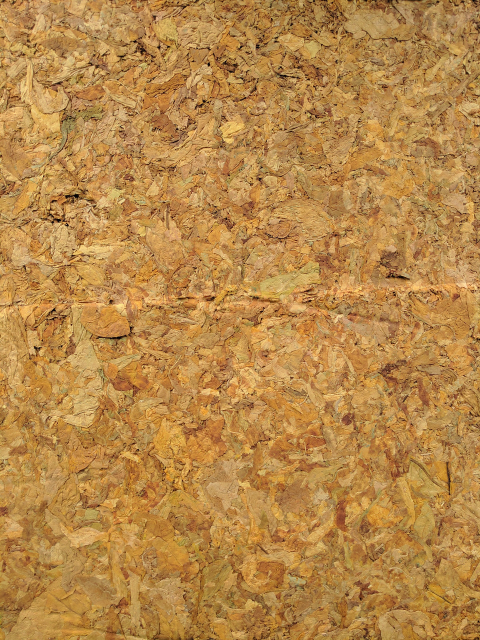
#> input picture new/dataset/10.jpeg, 960 x 1280 px (shown at 1/2 size)
$ python -i classify.py   (imports and definitions only)
#> lines starting #> are read from the running program, lines starting #| are printed output that depends on the picture
# import the necessary packages
import cv2
import numpy as np
from scipy import stats
import pickle

class Predictor:
    pickleout1 = None
    pickleout2 = None
    color_classifier = None
    ripeness_classifier = None

    def __init__(self):
        self.pickleout1 = open("ripenessclassifier.pickle","rb")
        u = pickle._Unpickler(self.pickleout1)
        u.encoding = 'latin1'
        self.ripeness_classifier = u.load()
        self.pickleout1.close()

        self.pickleout2 = open("colorclassifier.pickle","rb")
        u = pickle._Unpickler(self.pickleout2)
        u.encoding = 'latin1'
        self.color_classifier = u.load()
        self.pickleout2.close()

    # Method to calculate the ripeness features
    # [51 lines left out: functions calculate_feature_ripeness, calculate_feature_color, make_prediction, not called in this run]

>>> import cv2
>>> picture = cv2.imread('../dataset/10.jpeg', cv2.IMREAD_GRAYSCALE)
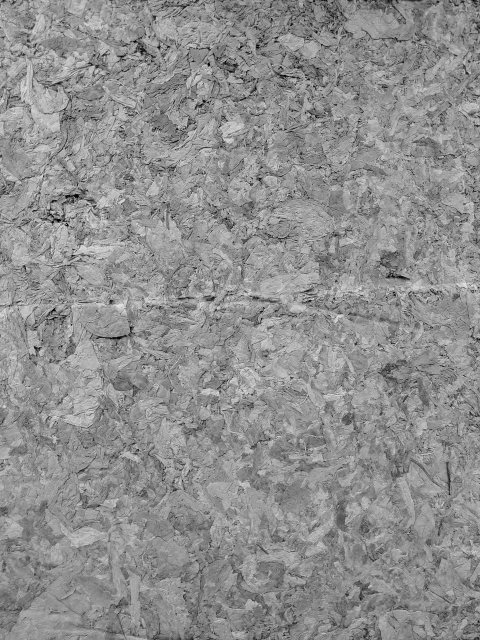
#> picture: shape (1280, 960) (shown at 1/2 size); min 0, max 244, mean 143.4
#> (the run stopped early here; a loop or call above may not have finished)

$ run again, on new/dataset/6.jpeg
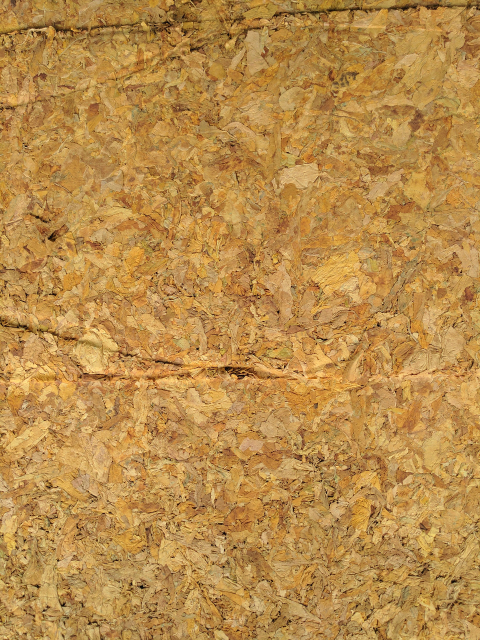
#> input picture new/dataset/6.jpeg, 960 x 1280 px (shown at 1/2 size)
#> `picture = cv2.imread('../dataset/10.jpeg', cv2.IMREAD_GRAYSCALE)`:
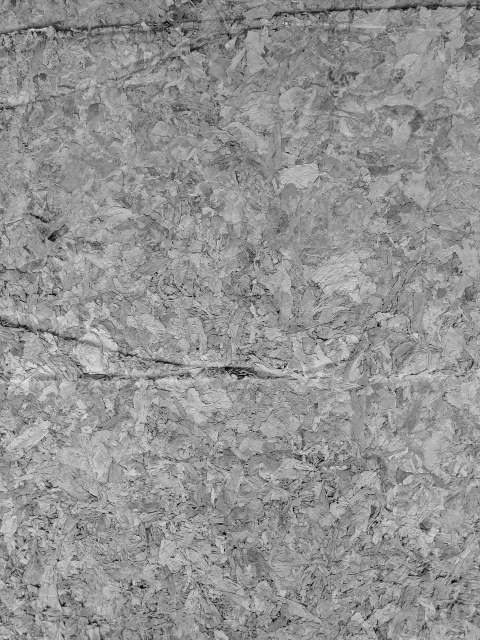
#> picture: shape (1280, 960) (shown at 1/2 size); min 0, max 252, mean 146.8

$ run again, on new/dataset/7.jpeg
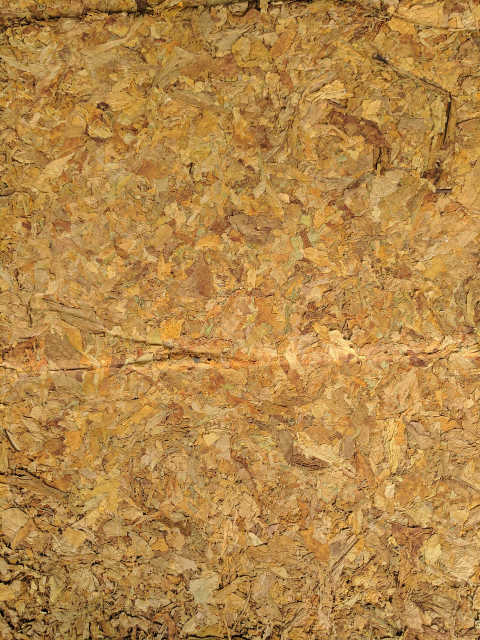
#> input picture new/dataset/7.jpeg, 960 x 1280 px (shown at 1/2 size)
#> `picture = cv2.imread('../dataset/10.jpeg', cv2.IMREAD_GRAYSCALE)`:
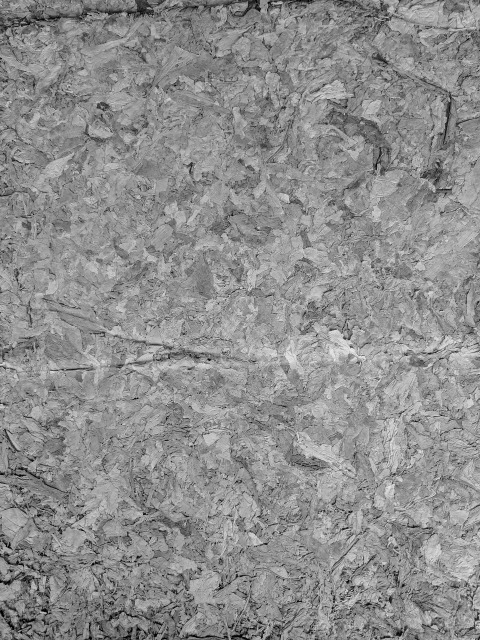
#> picture: shape (1280, 960) (shown at 1/2 size); min 0, max 246, mean 142.1

$ run again, on new/dataset/8.jpeg
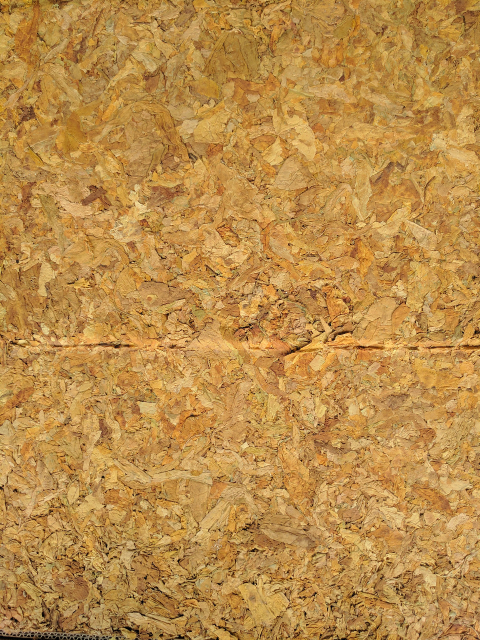
#> input picture new/dataset/8.jpeg, 960 x 1280 px (shown at 1/2 size)
#> `picture = cv2.imread('../dataset/10.jpeg', cv2.IMREAD_GRAYSCALE)`:
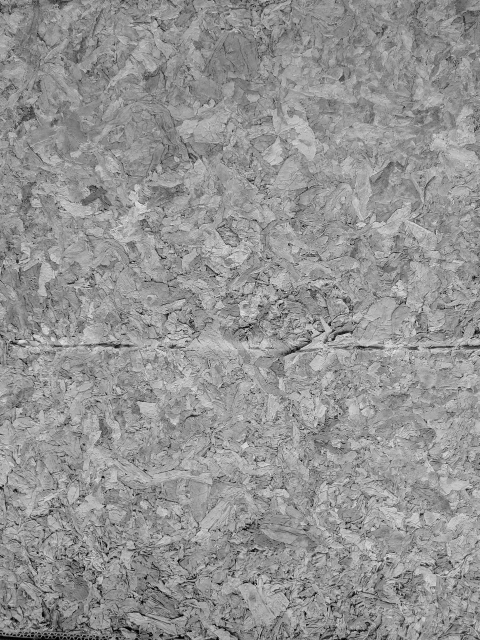
#> picture: shape (1280, 960) (shown at 1/2 size); min 0, max 250, mean 147.5
